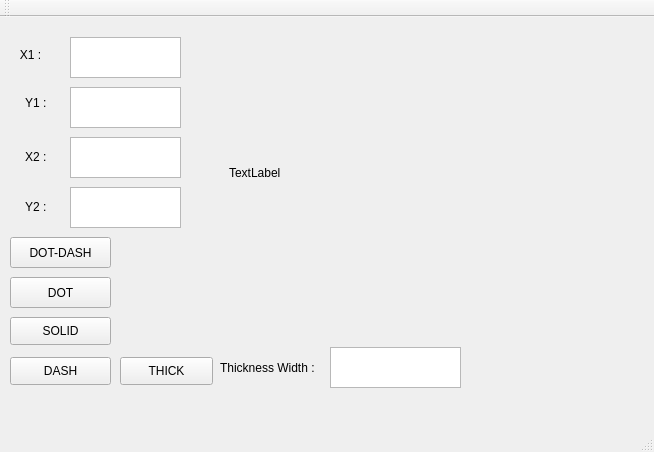
<?xml version="1.0" encoding="UTF-8"?>
<ui version="4.0">
 <class>MainWindow</class>
 <widget class="QMainWindow" name="MainWindow">
  <property name="geometry">
   <rect>
    <x>0</x>
    <y>0</y>
    <width>654</width>
    <height>452</height>
   </rect>
  </property>
  <property name="windowTitle">
   <string>MainWindow</string>
  </property>
  <widget class="QWidget" name="centralWidget">
   <widget class="QLabel" name="label">
    <property name="geometry">
     <rect>
      <x>229</x>
      <y>0</y>
      <width>381</width>
      <height>311</height>
     </rect>
    </property>
    <property name="text">
     <string>TextLabel</string>
    </property>
   </widget>
   <widget class="QTextEdit" name="textEdit">
    <property name="geometry">
     <rect>
      <x>70</x>
      <y>20</y>
      <width>111</width>
      <height>41</height>
     </rect>
    </property>
   </widget>
   <widget class="QTextEdit" name="textEdit_2">
    <property name="geometry">
     <rect>
      <x>70</x>
      <y>70</y>
      <width>111</width>
      <height>41</height>
     </rect>
    </property>
   </widget>
   <widget class="QTextEdit" name="textEdit_3">
    <property name="geometry">
     <rect>
      <x>70</x>
      <y>120</y>
      <width>111</width>
      <height>41</height>
     </rect>
    </property>
   </widget>
   <widget class="QTextEdit" name="textEdit_4">
    <property name="geometry">
     <rect>
      <x>70</x>
      <y>170</y>
      <width>111</width>
      <height>41</height>
     </rect>
    </property>
   </widget>
   <widget class="QPushButton" name="pushButton">
    <property name="geometry">
     <rect>
      <x>10</x>
      <y>220</y>
      <width>101</width>
      <height>31</height>
     </rect>
    </property>
    <property name="text">
     <string>DOT-DASH</string>
    </property>
   </widget>
   <widget class="QPushButton" name="pushButton_2">
    <property name="geometry">
     <rect>
      <x>10</x>
      <y>260</y>
      <width>101</width>
      <height>31</height>
     </rect>
    </property>
    <property name="text">
     <string>DOT</string>
    </property>
   </widget>
   <widget class="QPushButton" name="pushButton_3">
    <property name="geometry">
     <rect>
      <x>10</x>
      <y>300</y>
      <width>101</width>
      <height>28</height>
     </rect>
    </property>
    <property name="text">
     <string>SOLID</string>
    </property>
   </widget>
   <widget class="QPushButton" name="pushButton_4">
    <property name="geometry">
     <rect>
      <x>10</x>
      <y>340</y>
      <width>101</width>
      <height>28</height>
     </rect>
    </property>
    <property name="text">
     <string>DASH</string>
    </property>
   </widget>
   <widget class="QPushButton" name="pushButton_5">
    <property name="geometry">
     <rect>
      <x>120</x>
      <y>340</y>
      <width>93</width>
      <height>28</height>
     </rect>
    </property>
    <property name="text">
     <string>THICK</string>
    </property>
   </widget>
   <widget class="QTextEdit" name="textEdit_5">
    <property name="geometry">
     <rect>
      <x>330</x>
      <y>330</y>
      <width>131</width>
      <height>41</height>
     </rect>
    </property>
   </widget>
   <widget class="QLabel" name="label_2">
    <property name="geometry">
     <rect>
      <x>220</x>
      <y>335</y>
      <width>101</width>
      <height>31</height>
     </rect>
    </property>
    <property name="text">
     <string>Thickness Width :</string>
    </property>
   </widget>
   <widget class="QLabel" name="label_3">
    <property name="geometry">
     <rect>
      <x>10</x>
      <y>30</y>
      <width>56</width>
      <height>16</height>
     </rect>
    </property>
    <property name="text">
     <string>   X1 :</string>
    </property>
   </widget>
   <widget class="QLabel" name="label_4">
    <property name="geometry">
     <rect>
      <x>25</x>
      <y>76</y>
      <width>31</width>
      <height>20</height>
     </rect>
    </property>
    <property name="text">
     <string>Y1 :</string>
    </property>
   </widget>
   <widget class="QLabel" name="label_5">
    <property name="geometry">
     <rect>
      <x>25</x>
      <y>130</y>
      <width>31</width>
      <height>20</height>
     </rect>
    </property>
    <property name="text">
     <string>X2 :</string>
    </property>
   </widget>
   <widget class="QLabel" name="label_6">
    <property name="geometry">
     <rect>
      <x>25</x>
      <y>180</y>
      <width>41</width>
      <height>20</height>
     </rect>
    </property>
    <property name="text">
     <string>Y2 :</string>
    </property>
   </widget>
  </widget>
  <widget class="QMenuBar" name="menuBar">
   <property name="geometry">
    <rect>
     <x>0</x>
     <y>0</y>
     <width>654</width>
     <height>26</height>
    </rect>
   </property>
  </widget>
  <widget class="QToolBar" name="mainToolBar">
   <attribute name="toolBarArea">
    <enum>TopToolBarArea</enum>
   </attribute>
   <attribute name="toolBarBreak">
    <bool>false</bool>
   </attribute>
  </widget>
  <widget class="QStatusBar" name="statusBar"/>
 </widget>
 <layoutdefault spacing="6" margin="11"/>
 <resources/>
 <connections/>
</ui>
